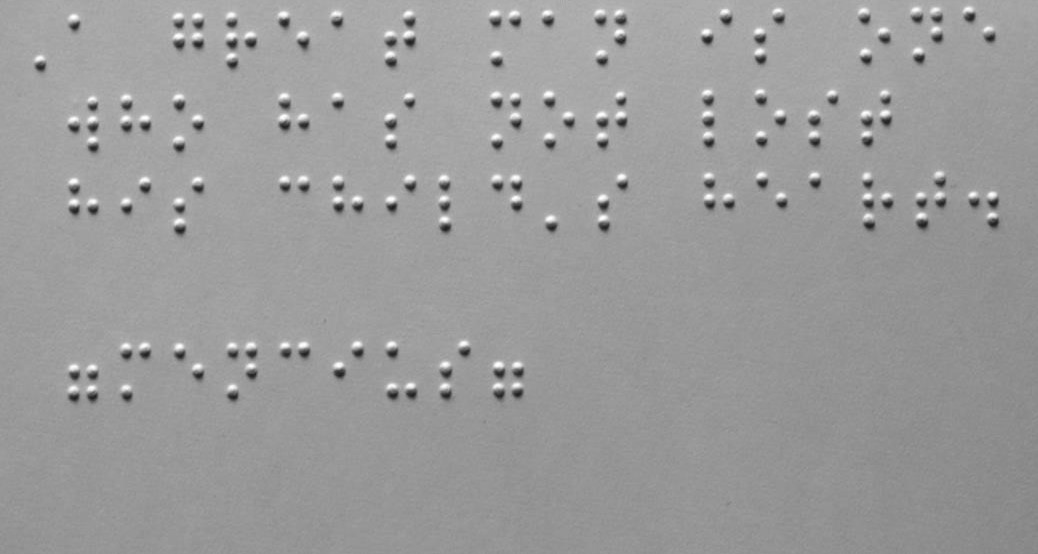
#> input picture dataset/02.jpg, 1038 x 554 px
$ python -i preProcess.py   (imports and definitions only)
#> lines starting #> are read from the running program, lines starting #| are printed output that depends on the picture; after the words box and inside, x2 and y2 are one past the last pixel; in counts of white or black regions, pixels touching at a corner belong together
#> further down, picture is the input picture: shape (554, 1038, 3); min 29, max 255, mean 154.8
import numpy as np
from skimage import morphology

# ajusta o padding das imagens para possuirem o mesmo tamanho
def equal_size(img1, img2):
    # faz o ajuste nos dois eixos
    for axis in (0, 1):
        diff_shape = img1.shape[axis] - img2.shape[axis]

        # cálculo do padding
        if diff_shape % 2 == 0:
            pad_axis = [int(np.abs(diff_shape) / 2), int(np.abs(diff_shape) / 2)]
        else:
            pad_axis = [np.abs(diff_shape) // 2, (np.abs(diff_shape) // 2)+1]

        padding = [[0,0],[0,0]]
        padding[axis] = pad_axis

        # inserção do padding na imagem menor
        if diff_shape < 0:
            img1 = np.pad(img1, padding, 'constant')
        elif diff_shape > 0:
            img2 = np.pad(img2, padding, 'constant')

    return img1, img2

# converte uma imagem RGB para escala de cinza (matriz 2d)
def convert_gray_scale(img):
    if len(img) == 2:
        return img

    gray_img = img.sum(axis=2) / 3
    return gray_img.astype(np.uint8)

# retorna o complemento de uma imagem binária passada
def complement(img):
    compl_img = (img.astype(float)-1).astype(np.uint8)
    compl_img[compl_img == 255] = 1
    return compl_img

# aplica uma linearização da imagem
def linearization(img, t0):
    # otimiza t0
#> called with t0 = 127
    while True:
        # 2 grupos da imagem e suas intensidades médias de acordo com t
        g1 = np.where(img > t0)
        g2 = np.where(img <= t0)

        u1 = np.mean(img[g1])
        u2 = np.mean(img[g2])

        t1 = (u1 + u2) / 2 # calcula o novo t

        # fim da otimização
        if abs(t0 - t1) < 0.5:
            t1 = int(t1)
            break

        t0 = t1
#> this loop made 4 passes
#> (g1, g2, u1, u2, t1) on pass 4: (563400 positions, rows 0 to 553, columns 0 to 1037, 11652 positions, rows 13 to 402, columns 35 to 999, 156.4, 78.26, 117)
#> (g1, g2, u1, u2, t1, t0) on passes 1 to 3: (561440 positions, rows 0 to 553, columns 0 to 1037, 13612 positions, rows 13 to 403, columns 35 to 999, 156.5, 84.64, 120.6, 120.6), (562824 positions, rows 0 to 553, columns 0 to 1037, 12228 positions, rows 13 to 402, columns 35 to 999, 156.5, 80.18, 118.3, 118.3), (563218 positions, rows 0 to 553, columns 0 to 1037, 11834 positions, rows 13 to 402, columns 35 to 999, 156.4, 78.87, 117.6, 117.6)

    # com o t otimizado, aplica a linearização
    ind = np.where(img > t1)
#> ind = 563400 positions, rows 0 to 553, columns 0 to 1037
    binary = np.zeros(img.shape).astype(np.uint8)
    binary[ind] = 1

    return binary

# faz o pré-processamento da imagem para evidenciar os pontos desejados
def pre_process(img, threshold=127, point_size=3.4):

    # conversão para escala de cinza e binarização
    proc_img = convert_gray_scale(img)
    proc_img = linearization(proc_img, threshold)
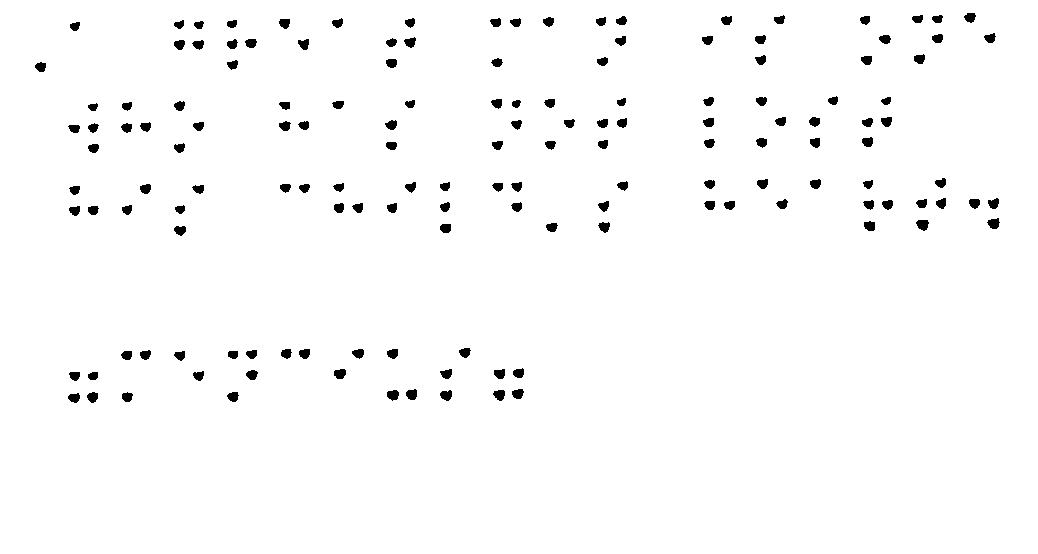
#> proc_img: shape (554, 1038); values 0 (black) and 1 (white), 98% white; 149 black regions, largest, box (x1, y1, x2, y2) and area: (916, 220, 929, 231) 105, (987, 218, 1000, 229) 99, (387, 390, 399, 401) 99

    # inverte a imagem se necessário para a maioria dos pixels serem 0
    img_size = img.shape[0] * img.shape[1]
#> img_size = 575052
    if np.count_nonzero(proc_img) > img_size // 2:
        proc_img = complement(proc_img)

    # reduz as irregularidades nos pixels dos pontos identificados
    proc_img = morphology.closing(proc_img, morphology.disk(point_size*0.7)) # reduz os buracos internos
    proc_img = morphology.opening(proc_img, morphology.disk(point_size*0.7)) # reduz os vales nas bordas
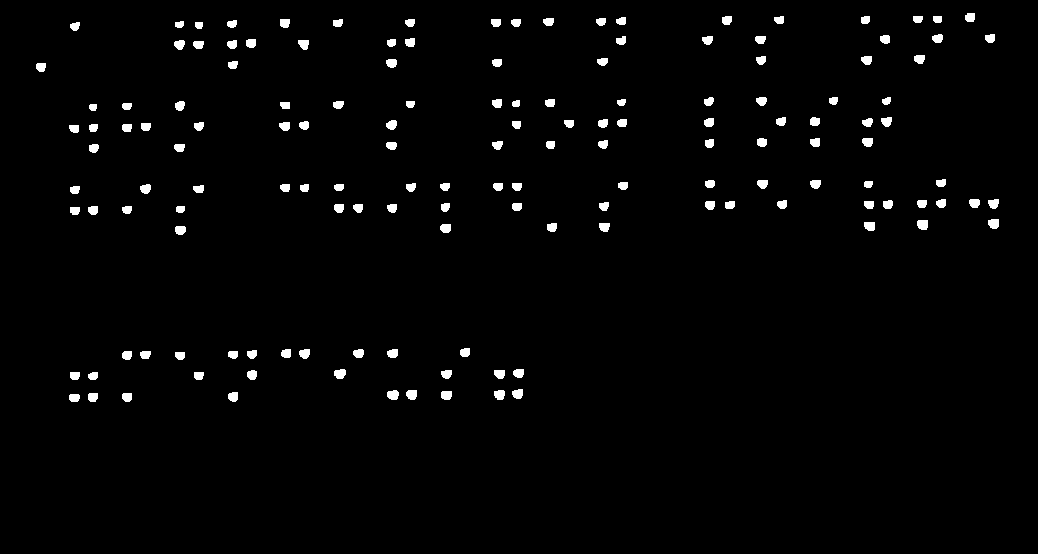
#> proc_img: shape (554, 1038); values 0 (black) and 1 (white), 1.9% white; 149 white regions, largest, box (x1, y1, x2, y2) and area: (917, 220, 928, 230) 99, (387, 390, 399, 400) 98, (334, 369, 346, 379) 97

    # ajusta os formatos dos pontos para ficarem mais circulares
    if point_size >= 2.5:
        proc_img = morphology.skeletonize(proc_img).astype(np.uint8)
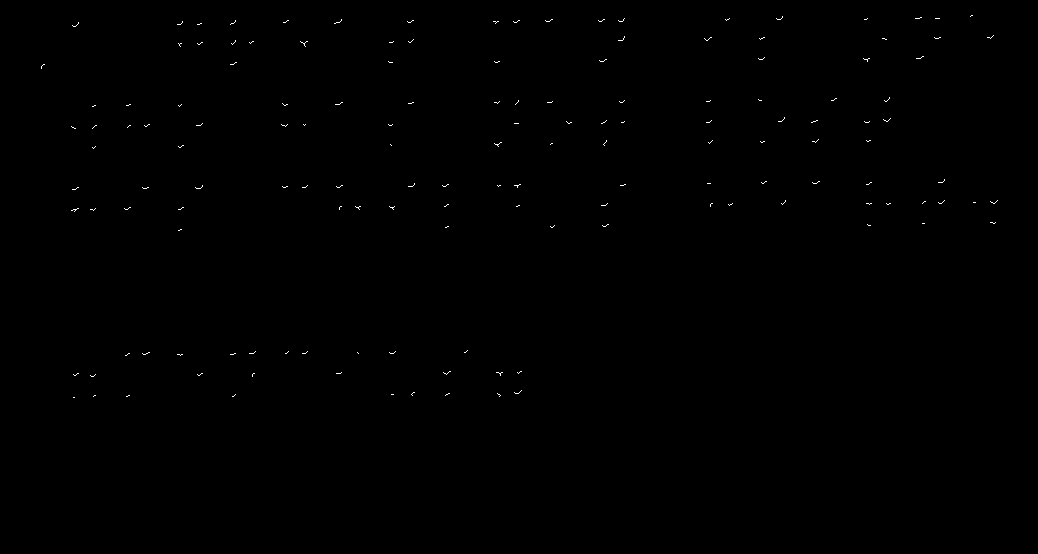
#> proc_img: shape (554, 1038); values 0 (black) and 1 (white), 0.15% white in thin lines or dots, all inside (x1, y1, x2, y2) = (41, 15, 998, 398)
        proc_img = morphology.dilation(proc_img, morphology.disk(point_size))
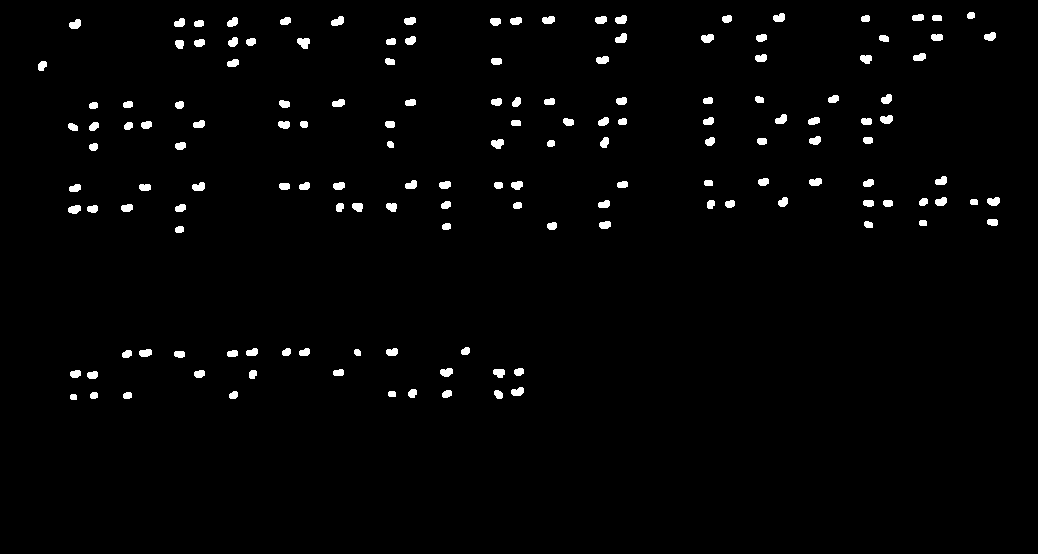
#> proc_img: shape (554, 1038); values 0 (black) and 1 (white), 1.8% white; 149 white regions, largest, box (x1, y1, x2, y2) and area: (297, 38, 310, 49) 107, (491, 139, 504, 149) 97, (331, 16, 344, 26) 93

    proc_img = np.pad(proc_img, 1, 'constant') # aplica padding de 0 para auxiliar na segmentação
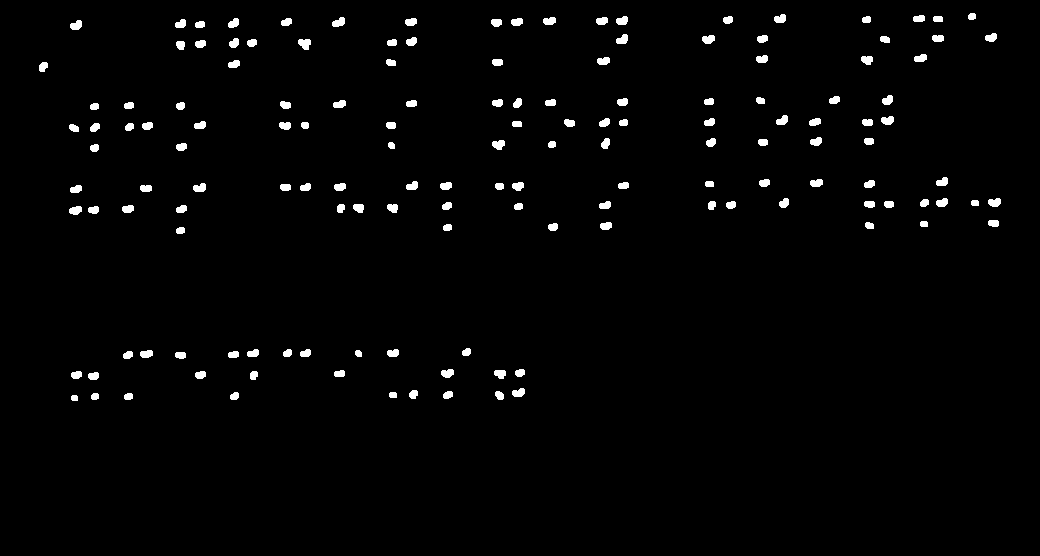
#> proc_img: shape (556, 1040); values 0 (black) and 1 (white), 1.8% white; 149 white regions, largest, box (x1, y1, x2, y2) and area: (298, 39, 311, 50) 107, (492, 140, 505, 150) 97, (332, 17, 345, 27) 93
    proc_img[proc_img == 1] = 255
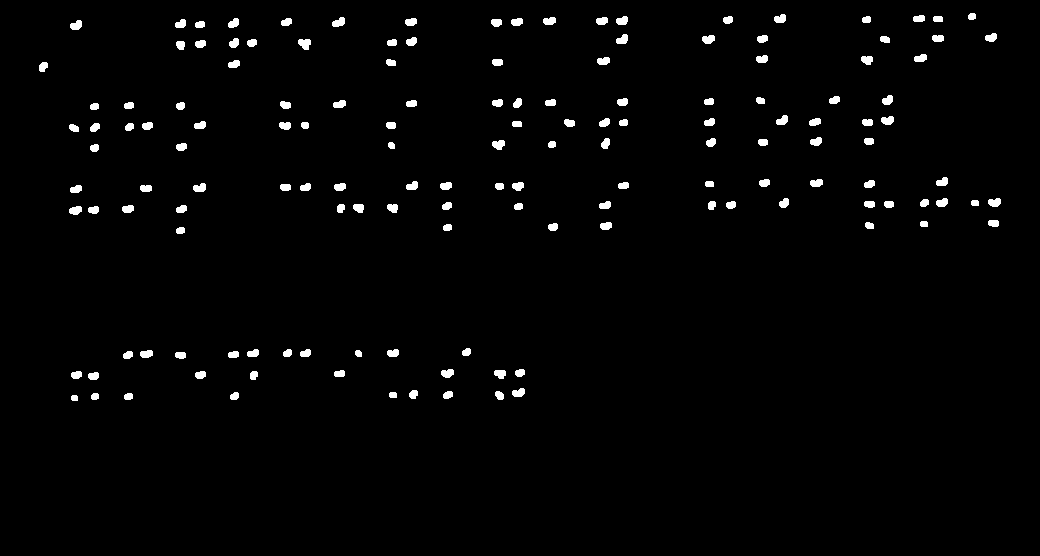
#> proc_img: shape (556, 1040); 1.8% white; 149 white regions, largest, box (x1, y1, x2, y2) and area: (298, 39, 311, 50) 107, (492, 140, 505, 150) 97, (332, 17, 345, 27) 93
    return proc_img

>>> import cv2
>>> picture = cv2.imread('../dataset/02.jpg')
>>> result = pre_process(picture)

$ run again, on dataset/03.jpg
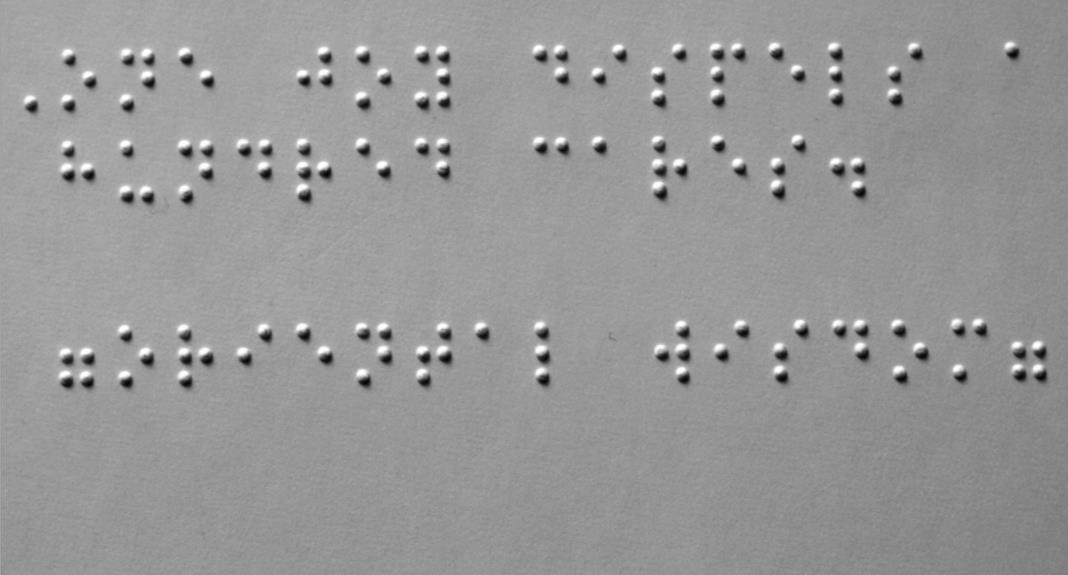
#> input picture dataset/03.jpg, 1068 x 575 px
#> picture is the input picture: shape (575, 1068, 3); min 2, max 255, mean 151
#> the loop in linearization, `while True:` made 5 passes
#> (g1, g2, u1, u2, t1) on pass 5: (600374 positions, rows 0 to 574, columns 0 to 1067, 13726 positions, rows 48 to 388, columns 26 to 1047, 153.1, 59.07, 106)
#> ind = 600374 positions, rows 0 to 574, columns 0 to 1067
#> in pre_process, `proc_img = linearization(proc_img, threshold)`:
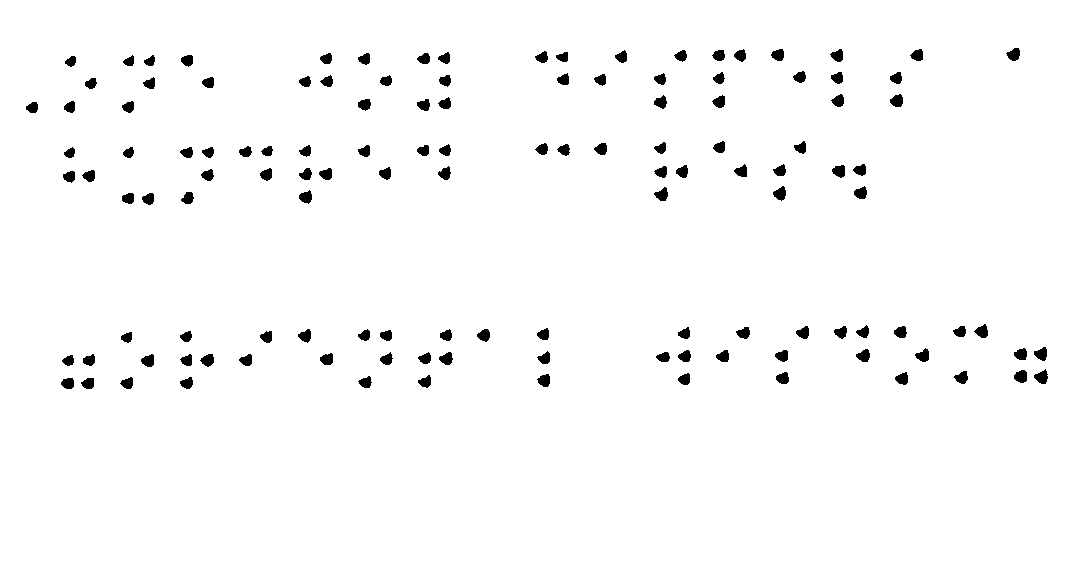
#> proc_img: shape (575, 1068); values 0 (black) and 1 (white), 97.8% white; 128 black regions, largest, box (x1, y1, x2, y2) and area: (1034, 369, 1048, 384) 133, (1014, 370, 1027, 383) 132, (890, 94, 903, 107) 127
#> in pre_process, `proc_img[proc_img == 1] = 255`:
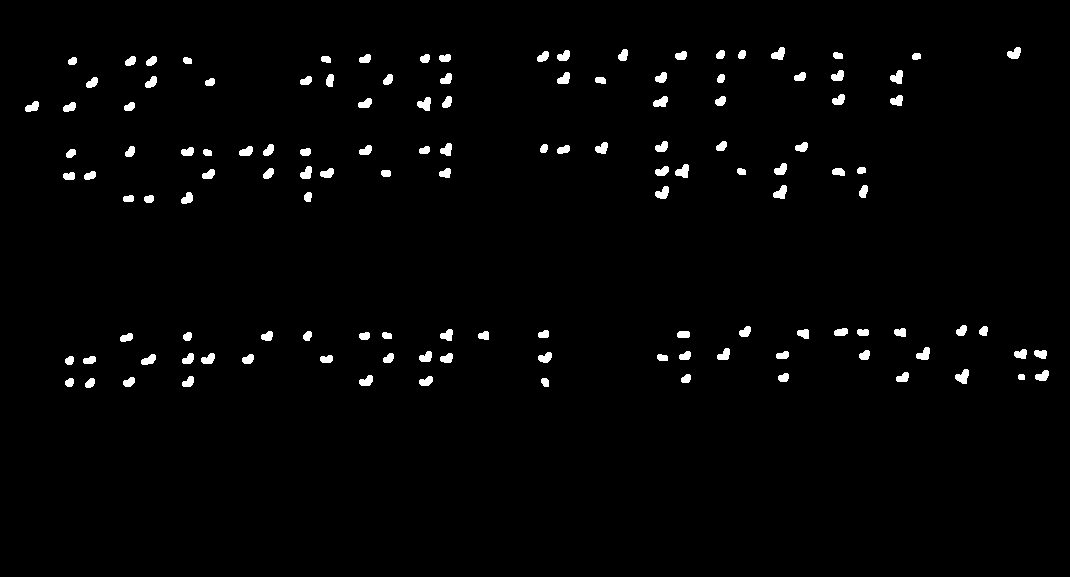
#> proc_img: shape (577, 1070); 1.8% white; 128 white regions, largest, box (x1, y1, x2, y2) and area: (955, 369, 969, 384) 134, (675, 164, 689, 178) 130, (417, 97, 431, 111) 129

$ run again, on dataset/05.jpg
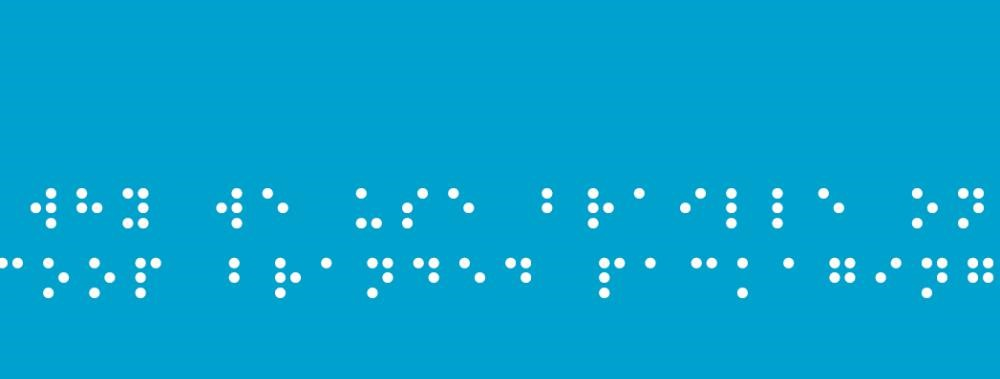
#> input picture dataset/05.jpg, 1000 x 379 px
#> picture is the input picture: shape (379, 1000, 3); mean B, G, R 207.2, 162.9, 6.5
#> in convert_gray_scale, `gray_img = img.sum(axis=2) / 3`:
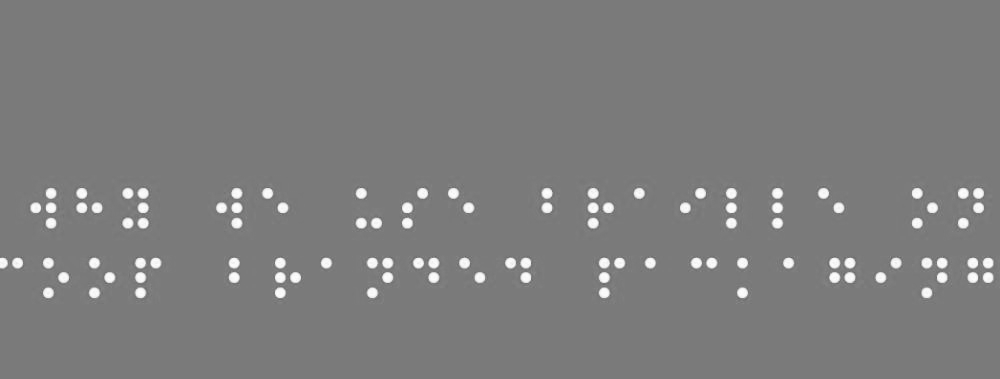
#> gray_img: shape (379, 1000) float64; min 94.67, max 255, mean 125.6
#> the loop in linearization, `while True:` made 4 passes
#> (g1, g2, u1, u2, t1) on pass 4: (9503 positions, rows 188 to 297, columns 0 to 992, 369497 positions, rows 0 to 378, columns 0 to 999, 235.3, 122.3, 178)
#> ind = 9503 positions, rows 188 to 297, columns 0 to 992
#> in pre_process, `proc_img[proc_img == 1] = 255`:
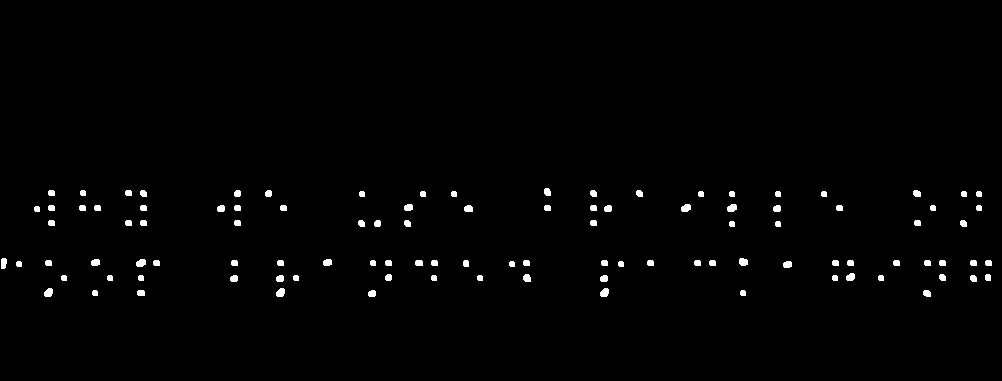
#> proc_img: shape (381, 1002); 1.1% white; 105 white regions, largest, box (x1, y1, x2, y2) and area: (681, 204, 691, 212) 65, (727, 204, 737, 212) 65, (136, 259, 146, 267) 65
